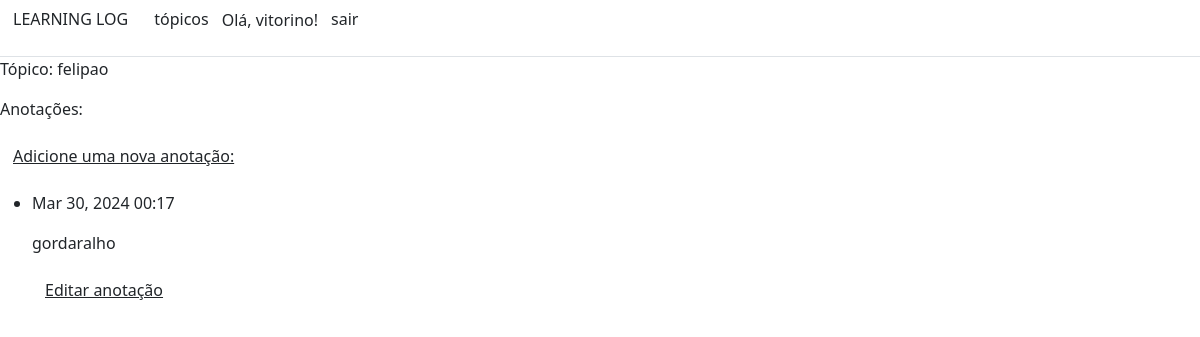
Page /topics/6/ (signed in) on the committed database.
### learning_logs/models.py (models this page shows, shortened)
class Topic(models.Model):
    text = models.CharField(max_length = 200)
    date_added = models.DateTimeField(auto_now_add = True)
    owner = models.ForeignKey(User, on_delete=models.CASCADE)
    def __str__(self):
        return self.text

class Entry(models.Model):
    topic = models.ForeignKey(Topic, on_delete = models.CASCADE)
    text = models.TextField()
    date_added = models.DateTimeField(auto_now_add = True)
    class Meta:
        verbose_name_plural = 'entries'

### learning_logs/views.py (the view)
# urls.py: path('topics/<topic_id>/', views.topic, name='topic'),
@login_required
def topic(request, topic_id):
    topic = Topic.objects.get(id = topic_id)
    if topic.owner != request.user:
        raise Http404
    entries = topic.entry_set.order_by('-date_added')
    context = {'topic' : topic, 'entries' : entries}
    return render(request, 'learning_logs/topic.html', context)

### learning_logs/templates/learning_logs/topic.html
{% extends "learning_logs/base.html" %}
{% block content %}
    <p>Tópico: {{ topic }}</p>
    <p>Anotações: </p>
    <p><a href="{% url 'new_entry' topic.id %}" class="text-reset btn btn-link">Adicione uma nova anotação:</a></p>
    <ul>
        {% for entry in entries %}
        <li>
            <p>{{ entry.date_added | date:'M d, Y H:i' }}</p>
            <p>{{ entry.text | linebreaks }}</p>
            <p>
                <a href="{% url 'edit_entry' entry.id %}" class="text-reset btn btn-link">Editar anotação</a>
            </p>
        </li>
        {% empty %}
        <li>
            não há registros.
        </li>
        {% endfor %}
    </ul>
{% endblock content %}

### learning_logs/templates/learning_logs/base.html (shortened to what this page needs)
<!DOCTYPE html>
<html lang="pt-br">
<head>
    <link href="https://cdn.jsdelivr.net/npm/bootstrap@5.3.0/dist/css/bootstrap.min.css" rel="stylesheet">
</head>
<body>
<div class="conteiner">
    <div role="navigation">
        <ul class="nav nav-tabs">
                <li role="presentation" class="active"><a href="{% url 'index' %}" class="text-reset text-decoration-none btn btn-link">LEARNING LOG</a></li>
                <li role="presentation"><a href="{% url 'topics' %}" class="text-reset text-decoration-none btn btn-link">tópicos</a></li>
                {% if user.is_authenticated %}
                    <p class="navbar-text">Olá, {{ user.username }}!</p>
                    <li role="presentation"><a href="{% url 'logout' %}" class="text-reset text-decoration-none btn btn-link">sair</a></li>
                {% else %}
                    <li role="presentation"><a href="{% url 'register' %}" class="text-reset text-decoration-none btn btn-link">cadastre-se</a></li>
                    <li role="presentation"><a href="{% url 'login' %}" class="text-reset text-decoration-none btn btn-link">entrar</a></li>
                {% endif %}
        </ul>
    </div>
</div>
{% block content %}{% endblock content %}
</body>
</html>

### rows in the picture
Topic: text "felipao"
Entry: date_added "Mar 30, 2024 00:17", text "gordaralho"

### other values in the picture
{{ user.username }} "vitorino"
